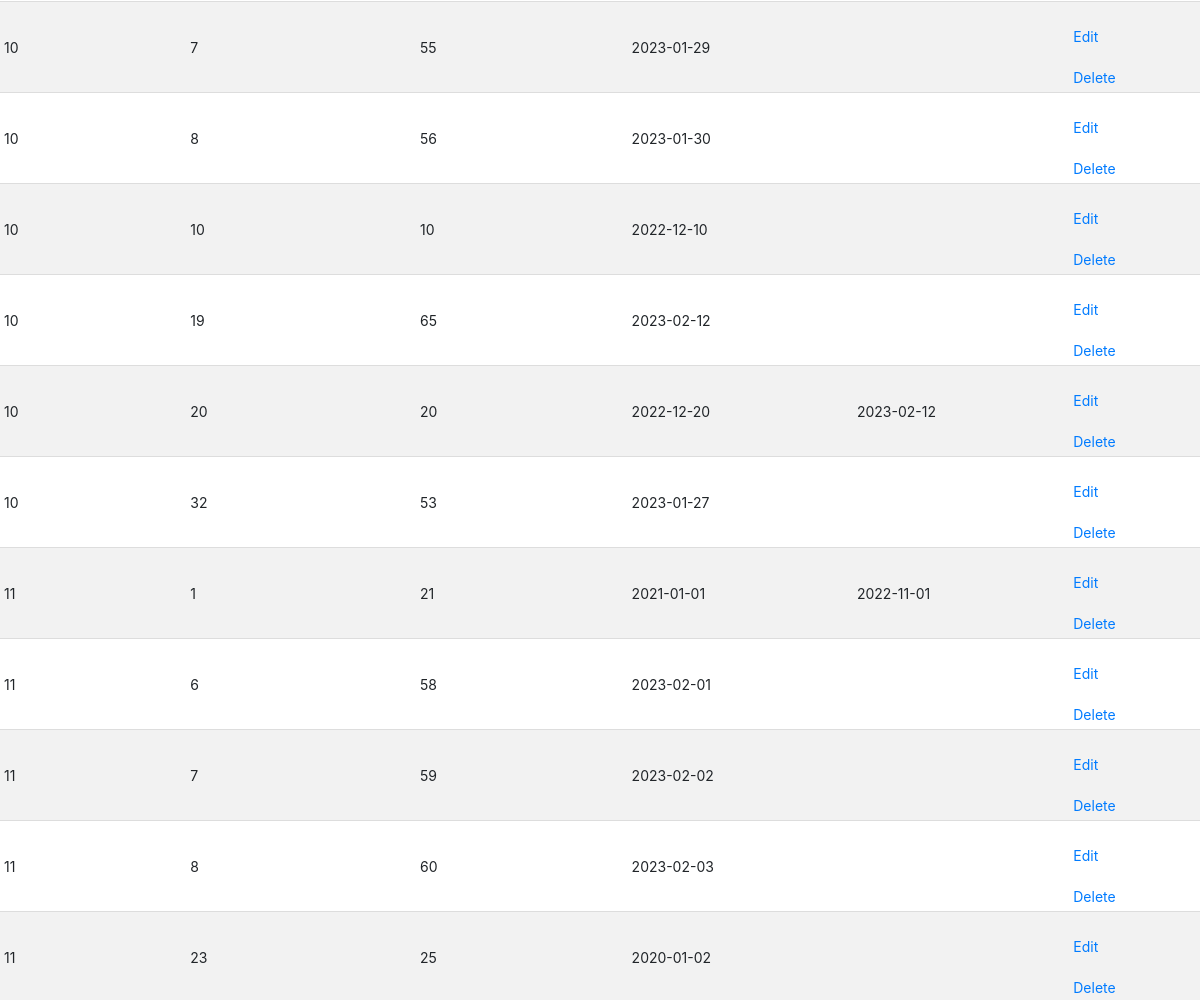
The app's page /pages/Employment/index.php (middle part), older data.
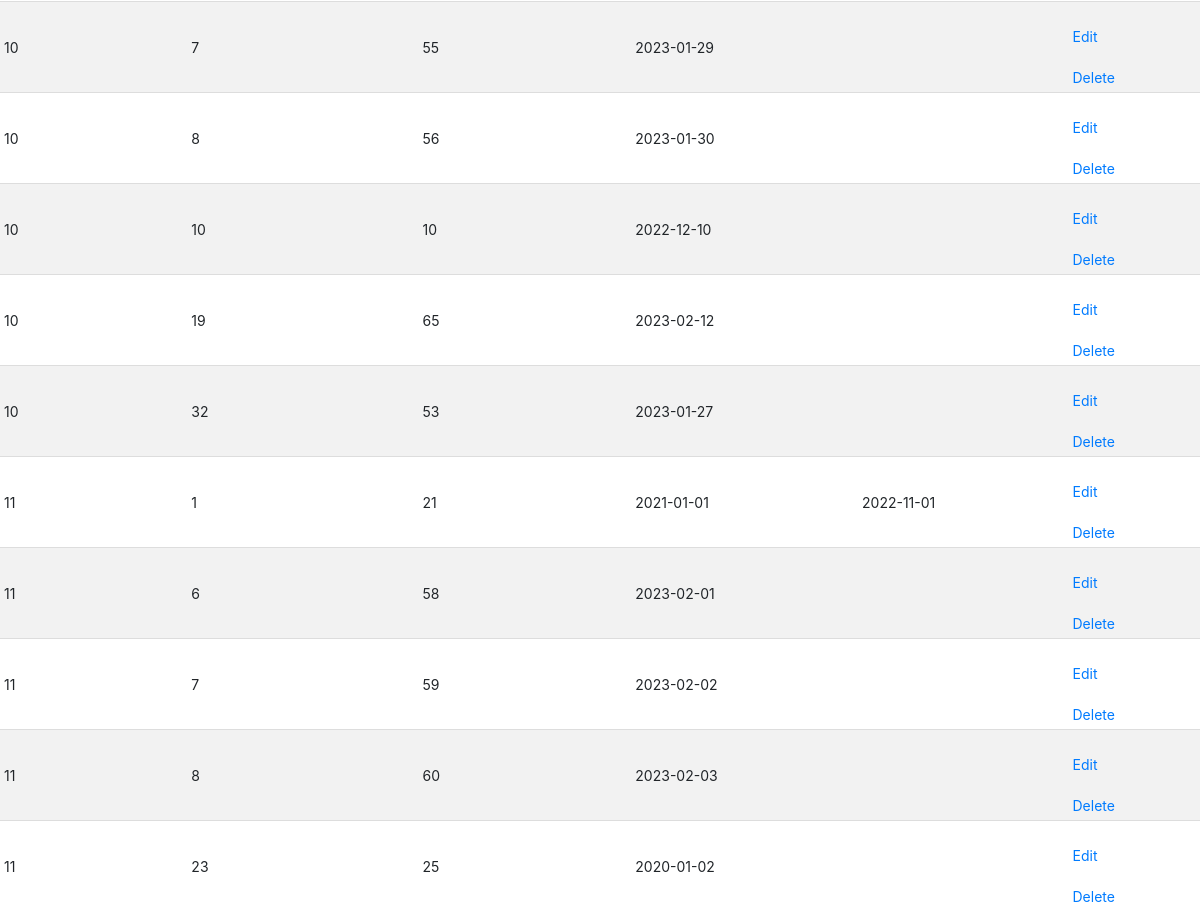
The same page, newer data.
### tables this page shows
CREATE TABLE Employment (
  FacilityID INT,
  EmployeeID INT,
  ContractID INT,
  StartDate DATE NOT NULL,
  EndDate DATE,
  PRIMARY KEY (FacilityID, EmployeeID, ContractID),
  FOREIGN KEY (FacilityID) REFERENCES Facilities(FacilityID),
  FOREIGN KEY (EmployeeID) REFERENCES Employees(EmployeeID),
  CHECK (COALESCE(EndDate, '9999-12-31') > StartDate)
);

### pages/Employment/index.php (the view, shortened to what this page needs)
<?php require_once '../../database.php';
    include '../header.php';
$statement = $conn->prepare('SELECT * FROM Employment');
$statement->execute();
mysqli_stmt_bind_result($statement, $row['FacilityID'], $row['EmployeeID'], $row['ContractID'], $row['StartDate'], $row['EndDate'])
?>
<!DOCTYPE html>
<html lang="en">
<head>
    <link rel="stylesheet" href="../../pages/style.css">
</head>
<body>
    <table>
        <tbody>
            <?php while (mysqli_stmt_fetch($statement)) {?>
                <tr>
                    <td><?php echo $row['FacilityID'] ?></td>
                    <td><?php echo $row['EmployeeID'] ?></td>
                    <td><?php echo $row['ContractID'] ?></td>
                    <td><?php echo $row['StartDate'] ?></td>
                    <td><?php echo $row['EndDate'] ?></td>
                    <td>
                        <a href="./edit.php?FacilityID=<?php echo $row["FacilityID"] ?>&EmployeeID=<?php echo $row["EmployeeID"] ?>&ContractID=<?php echo $row["ContractID"] ?>">Edit</a>
                        <a href="./delete.php?FacilityID=<?php echo $row["FacilityID"] ?>&EmployeeID=<?php echo $row["EmployeeID"] ?>&ContractID=<?php echo $row["ContractID"] ?>">Delete</a>
                    </td>
                </tr>
            <?php }; ?>
        </tbody>
    </table>
</body>
</html>

### pages/header.php (shortened to what this page needs)
<!DOCTYPE html>
<html>
<head>
	<link rel="stylesheet" href="https://maxcdn.bootstrapcdn.com/bootstrap/4.5.2/css/bootstrap.min.css">
</head>
<body>

### pages/style.css (style rules this page uses)
table { border-collapse: collapse; width: 100%; margin-top: 20px auto; }
tr:nth-child(even) { background-color: #f2f2f2; }

Row changes from the older to the newer data that the page shows:
removed employment: FacilityID "10", EmployeeID "20", ContractID "20", StartDate "2022-12-20", EndDate "2023-02-12"
